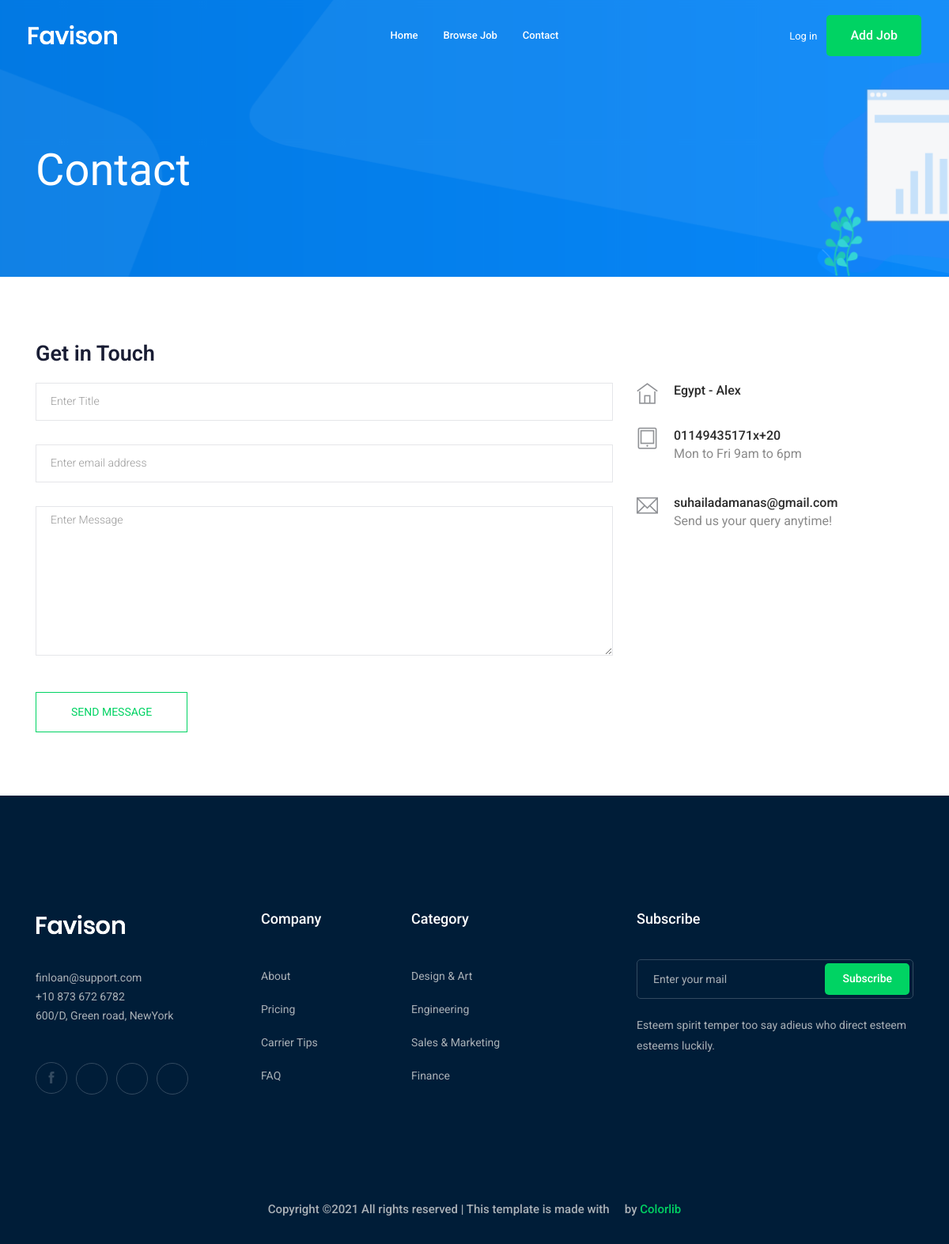
The page /contact-us/ on the database as committed earlier.
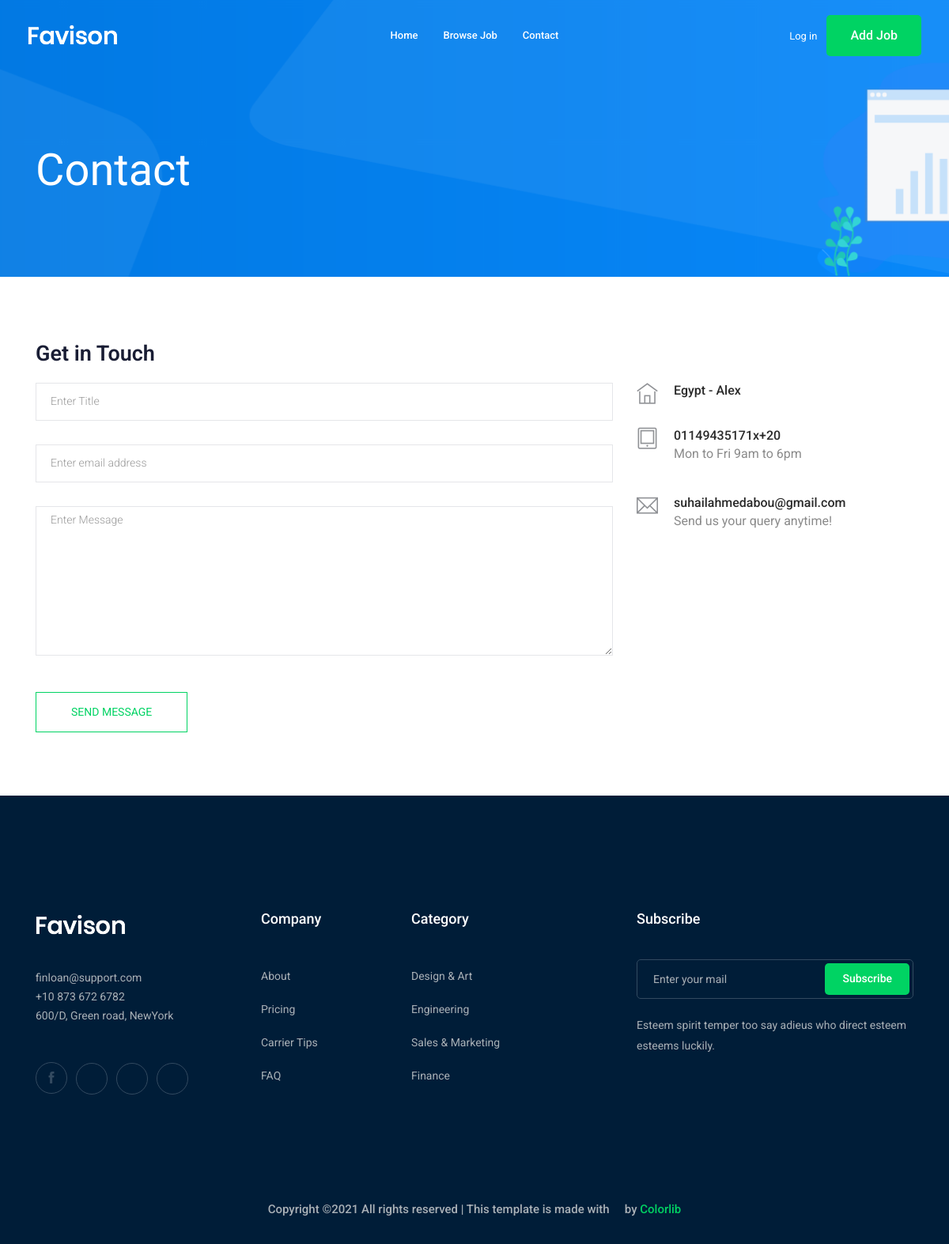
The same page on the database as committed later.
### contact/models.py (models this page shows, shortened)
class Info(models.Model):
    place = models.CharField(max_length=50000)
    phone_number = PhoneField(blank=True, help_text='Contact phone number')
    email = models.EmailField(max_length=254)
    class Meta:
        verbose_name = ("Info")
        verbose_name_plural = ("Infos")

### contact/views.py (the view)
# urls.py: path('', views.send_message, name='contact'),
def send_message(request):
    myinfo = Info.objects.first()
    if request.method=='POST':
        subject = request.POST['subject']
        email = request.POST['email']
        message = request.POST['message']
        send_mail(
            subject,
            message,
            settings.EMAIL_HOST_USER,
            [email],
        )
    else:
        pass
    return render(request, 'contact/contact.html' ,{'myinfo':myinfo})

### contact/templates/contact/contact.html (shortened to what this page needs)
{% extends "base.html" %}
{% block body %}
    <div class="bradcam_area bradcam_bg_1">
        <div class="container">
            <div class="row">
                <div class="col-xl-12">
                    <div class="bradcam_text">
                        <h3>contact</h3>
                    </div>
                </div>
            </div>
        </div>
    </div>
  <section class="contact-section section_padding">
    <div class="container">
      <div class="row">
        <div class="col-12">
          <h2 class="contact-title">Get in Touch</h2>
        </div>
        <div class="col-lg-8">
          <form class="form-contact contact_form" method="post">
            <div class="row">
              <div class="col-12">
                <div class="form-group">
                  <input class="form-control" name="subject" id="subject" type="text" onfocus="this.placeholder = ''" onblur="this.placeholder = 'Enter Subject'" placeholder = 'Enter Title'>
                </div>
              </div>
              <div class="col-sm-12">
                <div class="form-group">
                  <input class="form-control" name="email" id="email" type="email" onfocus="this.placeholder = ''" onblur="this.placeholder = 'Enter email address'" placeholder = 'Enter email address'>
                </div>
              </div>
              <div class="col-12">
                <div class="form-group">
                    <textarea class="form-control w-100" name="message" id="message" cols="30" rows="9" onfocus="this.placeholder = ''" onblur="this.placeholder = 'Enter Message'" placeholder = 'Enter Message'></textarea>
                </div>
              </div>
            </div>
            <div class="form-group mt-3">
              <button type="submit" class="button button-contactForm btn_4 boxed-btn">Send Message</button>
            </div>
          </form>
        </div>
        <div class="col-lg-4">
          <div class="media contact-info">
            <span class="contact-info__icon"><i class="ti-home"></i></span>
            <div class="media-body">
              <h3>{{myinfo.place}}</h3>
            </div>
          </div>
          <div class="media contact-info">
            <span class="contact-info__icon"><i class="ti-tablet"></i></span>
            <div class="media-body">
              <h3>{{myinfo.phone_number}}</h3>
              <p>Mon to Fri 9am to 6pm</p>
            </div>
          </div>
          <div class="media contact-info">
            <span class="contact-info__icon"><i class="ti-email"></i></span>
            <div class="media-body">
              <h3>{{myinfo.email}}</h3>
              <p>Send us your query anytime!</p>
            </div>
          </div>
        </div>
      </div>
    </div>
  </section>
{% endblock body %}

Rows that differ between the two databases and show on the page:
changed Info "Egypt - Alex": email "suhailadamanas@gmail.com" → "suhailahmedabou@gmail.com"
